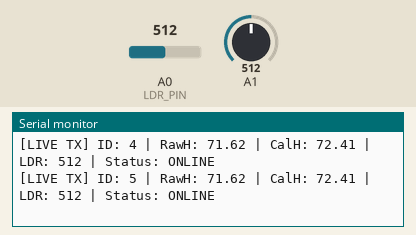
Bench run of a sketch on a simulated Arduino Uno, built with avr-gcc and run on an emulated ATmega328P. On the bench: the last lines printed to the serial monitor. The test bench sets the inputs (shaded band); at power-on: A0 (LDR_PIN) = 512, A1 = 512.

Above: at 1.3 s.
1.4 s: A0 (LDR_PIN) set to 716
At 1.68 s:
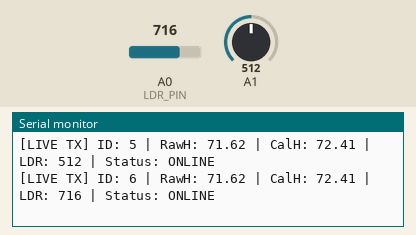
2.9 s: A1 set to 716
At 2.93 s:
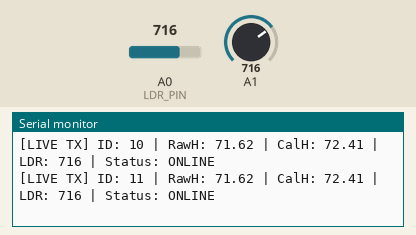
4.4 s: A0 (LDR_PIN) set to 900
At 4.43 s:
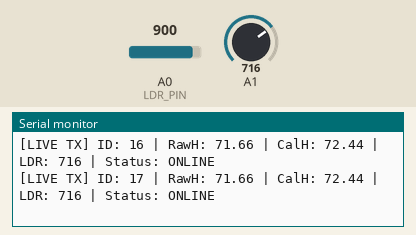
5.9 s: A1 set to 900
At 5.93 s:
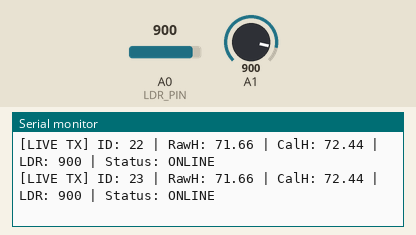
Timing chart, 0 to 8.4 s (numbered marks = the images above; inputs shaded):
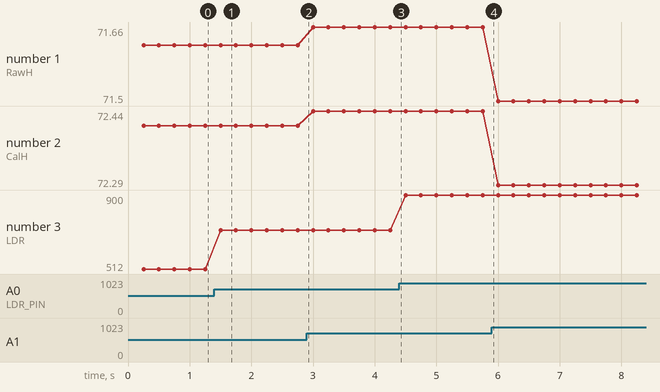

The sketch:

arduinoedge_module_firmware.ino
```cpp
/*
  Edge Module Telemetry - Arduino Uno Firmware
  Streams real-time sensor packets over USB Serial to Node.js & Accurator AI.

  Format:
  [LIVE TX] ID: <id> | RawH: <raw_hum> | CalH: <cal_hum> | LDR: <light> | Status: ONLINE
*/

#include <Arduino.h>

const int LDR_PIN = A0;      // Photoresistor connected to Analog Pin A0
const int DHT_PIN = 2;       // Humidity / Temperature sensor pin

unsigned long packetId = 0;
const unsigned long TX_INTERVAL_MS = 250; // Stream interval (4 Hz)
unsigned long lastTxTime = 0;

// Calibration gain and offset for Humidity Sensor (H01)
// Calibrated = Gain * Raw + Offset
const float CAL_GAIN = 0.98991;
const float CAL_OFFSET = 0.00788;
const float HARDWARE_OFFSET = 1.50; // Dynamic calibration shift

void setup() {
  Serial.begin(9600);
  while (!Serial) {
    ; // Wait for serial port to connect
  }

  Serial.println("--- Edge Module Initialized ---");
  Serial.println("Format: [PacketID] | Status | Raw_Hum | Cal_Hum | LDR | Net_State");
}

void loop() {
  unsigned long currentTime = millis();

  if (currentTime - lastTxTime >= TX_INTERVAL_MS) {
    lastTxTime = currentTime;
    packetId++;

    // 1. Read Light Dependent Resistor (LDR) on Pin A0
    int ldrValue = analogRead(LDR_PIN);

    // 2. Read or generate realistic humidity readings with sensor drift
    float baseHumidity = 71.50;
    float jitter = ((analogRead(A1) % 40) - 20) / 100.0; // +/- 0.20% jitter
    float rawHumidity = baseHumidity + jitter;

    // 3. Compute Calibrated Humidity
    float calHumidity = (rawHumidity * CAL_GAIN) + CAL_OFFSET + HARDWARE_OFFSET;

    // 4. Transmit packet over USB Serial
    Serial.print("[LIVE TX] ID: ");
    Serial.print(packetId);
    Serial.print(" | RawH: ");
    Serial.print(rawHumidity, 2);
    Serial.print(" | CalH: ");
    Serial.print(calHumidity, 2);
    Serial.print(" | LDR: ");
    Serial.print(ldrValue);
    Serial.println(" | Status: ONLINE");
  }
}
```

Measured:
- after the input at 1.4 s, the serial monitor: prints a new line after 0.10 s (image 1)
- plotted number 1: 71.62 → 71.66 after the input at 2.9 s, 71.66 → 71.5 after the input at 5.9 s
- plotted number 2: 72.41 → 72.44 after the input at 2.9 s, 72.44 → 72.29 after the input at 5.9 s
- plotted number 3: 512 → 716 after the input at 1.4 s, 716 → 900 after the input at 4.4 s
